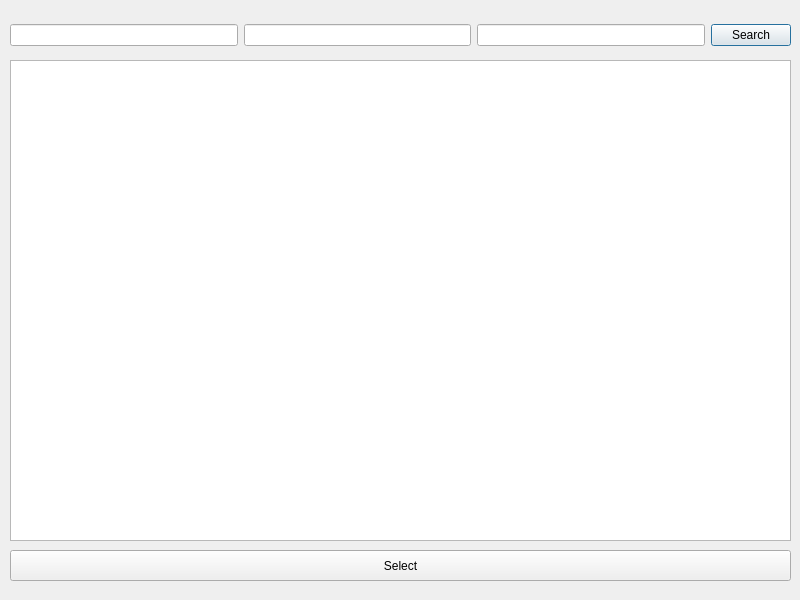
<?xml version="1.0" encoding="UTF-8"?>
<ui version="4.0">
 <class>RemoteWindow</class>
 <widget class="QDialog" name="RemoteWindow">
  <property name="geometry">
   <rect>
    <x>0</x>
    <y>0</y>
    <width>800</width>
    <height>600</height>
   </rect>
  </property>
  <property name="windowTitle">
   <string>Dialog</string>
  </property>
  <widget class="QWidget" name="centralwidget" native="true">
   <property name="geometry">
    <rect>
     <x>0</x>
     <y>0</y>
     <width>801</width>
     <height>601</height>
    </rect>
   </property>
   <widget class="QWidget" name="horizontalLayoutWidget">
    <property name="geometry">
     <rect>
      <x>10</x>
      <y>20</y>
      <width>781</width>
      <height>31</height>
     </rect>
    </property>
    <layout class="QHBoxLayout" name="horizontalLayout">
     <item>
      <widget class="QLineEdit" name="usernameBox"/>
     </item>
     <item>
      <widget class="QLineEdit" name="machineBox"/>
     </item>
     <item>
      <widget class="QLineEdit" name="directoryBox"/>
     </item>
     <item>
      <widget class="QPushButton" name="pushButton">
       <property name="text">
        <string>Search</string>
       </property>
      </widget>
     </item>
    </layout>
   </widget>
   <widget class="FileListView" name="listView">
    <property name="geometry">
     <rect>
      <x>10</x>
      <y>60</y>
      <width>781</width>
      <height>481</height>
     </rect>
    </property>
   </widget>
   <widget class="QPushButton" name="selectButton">
    <property name="geometry">
     <rect>
      <x>10</x>
      <y>550</y>
      <width>781</width>
      <height>31</height>
     </rect>
    </property>
    <property name="text">
     <string>Select</string>
    </property>
   </widget>
  </widget>
 </widget>
 <customwidgets>
  <customwidget>
   <class>FileListView</class>
   <extends>QListView</extends>
   <header>src/include/FileListView.h</header>
  </customwidget>
 </customwidgets>
 <resources/>
 <connections/>
</ui>
